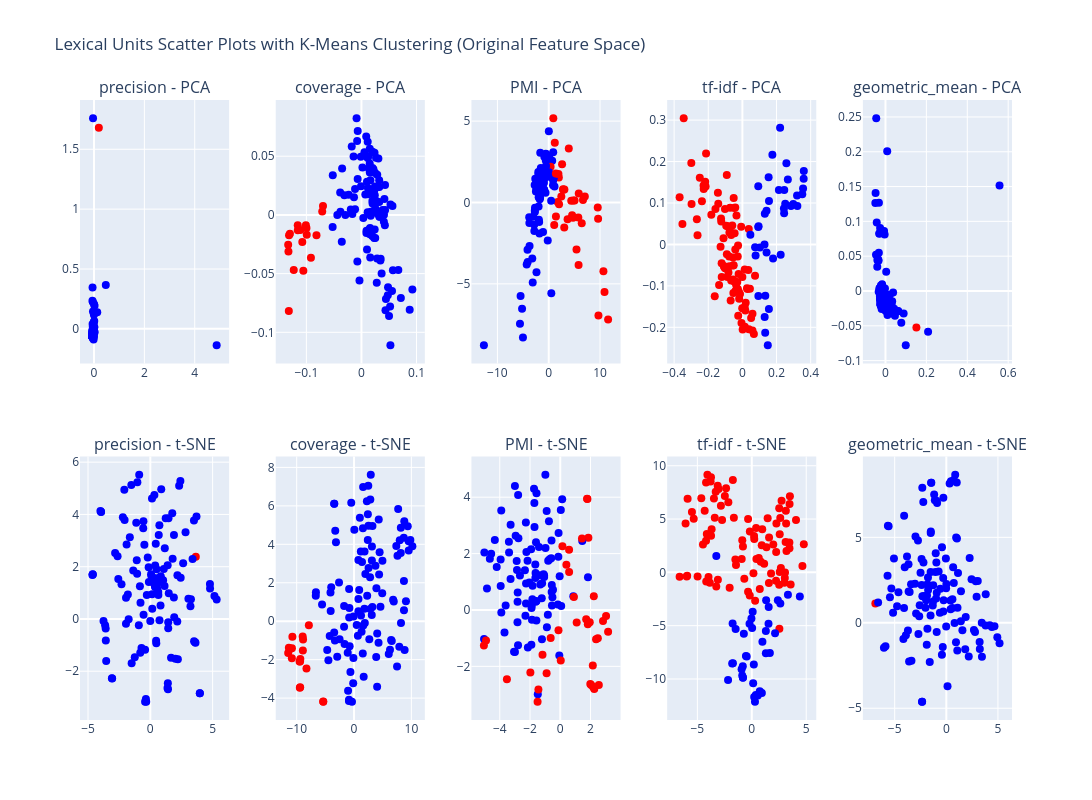

Notebook code cell kept with this figure:
### Code cell
import plotly.graph_objects as go
from plotly.subplots import make_subplots
from sklearn.cluster import KMeans
import pandas as pd

def lexunit_scatter_plot_with_kmeans(corpora, dim_reds, n_clusters=3):
    """
    Create a Plotly figure with subplots for PCA and t-SNE projections,
    with K-Means clustering applied to each corpus.
    """
    # Create a subplot layout with 2 rows (PCA, t-SNE) and 5 columns (matrix types)
    fig = make_subplots(
        rows=2, cols=5,
        subplot_titles=[f"{matrix_type} - PCA" for matrix_type in dim_reds.keys()] +
                       [f"{matrix_type} - t-SNE" for matrix_type in dim_reds.keys()],
        horizontal_spacing=0.05, vertical_spacing=0.15
    )

    # Iterate over the matrix types and dimension reduction methods
    for col, type_of_matrix in enumerate(dim_reds.keys(), start=1):
        # Get the corpus and feature matrix for the current matrix type
        corpus = corpora[type_of_matrix]
        X = corpus.feature_matrix

        # Apply K-Means clustering
        kmeans = KMeans(n_clusters=n_clusters, random_state=42)
        labels = kmeans.fit_predict(X)

        for row, dim_red in enumerate(['pca', 'tsne'], start=1):
            # Get the dimension reduction object
            dimension_reduction = dim_reds[type_of_matrix][dim_red]

            # Prepare the data
            data = pd.DataFrame(
                {
                    "Component 1": dimension_reduction.reduced_matrix[:, 0],
                    "Component 2": dimension_reduction.reduced_matrix[:, 1],
                    "Cluster": labels,  # Add cluster labels
                    "Lexical Unit": [
                        corpus.idx2lexunit(i)
                        for i in range(len(dimension_reduction.reduced_matrix))
                    ],
                }
            )

            # Add scatter plot to the subplot
            fig.add_trace(
                go.Scatter(
                    x=data["Component 1"],
                    y=data["Component 2"],
                    mode="markers",
                    marker=dict(size=8, color=data["Cluster"], colorscale='bluered'),
                    text=data["Lexical Unit"],  # Hover text
                    hovertemplate="Lexical Unit: %{text}<br>Component 1: %{x:.2f}<br>Component 2: %{y:.2f}<br>Cluster: %{marker.color}<extra></extra>",
                ),
                row=row, col=col
            )

    # Update layout
    fig.update_layout(
        height=800,  # Adjust height
        width=1200,  # Adjust width
        title_text="Lexical Units Scatter Plots with K-Means Clustering (Original Feature Space)",
        showlegend=False,  # Hide legend
    )

    # Show the plot
    fig.show()

lexunit_scatter_plot_with_kmeans(corpora, dim_reds, n_clusters=2)

### Figure 1 — Plotly figure (JSON) as saved in the notebook; plotly's stock layout.template omitted (floating-point values rounded to 4 significant figures; data arrays with more than 128 entries replaced by an {"elided": "..."} marker saying what was removed)
{"data": [{"hovertemplate": "Lexical Unit: %{text}<br>Component 1: %{x:.2f}<br>Component 2: %{y:.2f}<br>Cluster: %{marker.color}<extra></extra>", "marker": {"color": {"elided": "129 int values"}, "colorscale": [[0, "rgb(0,0,255)"], [1, "rgb(255,0,0)"]], "size": 8}, "mode": "markers", "text": {"elided": "129x2 str values"}, "type": "scatter", "x": {"elided": "129 float values"}, "xaxis": "x", "y": {"elided": "129 float values"}, "yaxis": "y"}, {"hovertemplate": "Lexical Unit: %{text}<br>Component 1: %{x:.2f}<br>Component 2: %{y:.2f}<br>Cluster: %{marker.color}<extra></extra>", "marker": {"color": {"elided": "129 int values"}, "colorscale": [[0, "rgb(0,0,255)"], [1, "rgb(255,0,0)"]], "size": 8}, "mode": "markers", "text": {"elided": "129x2 str values"}, "type": "scatter", "x": {"elided": "129 float values"}, "xaxis": "x6", "y": {"elided": "129 float values"}, "yaxis": "y6"}, {"hovertemplate": "Lexical Unit: %{text}<br>Component 1: %{x:.2f}<br>Component 2: %{y:.2f}<br>Cluster: %{marker.color}<extra></extra>", "marker": {"color": {"elided": "129 int values"}, "colorscale": [[0, "rgb(0,0,255)"], [1, "rgb(255,0,0)"]], "size": 8}, "mode": "markers", "text": {"elided": "129x2 str values"}, "type": "scatter", "x": {"elided": "129 float values"}, "xaxis": "x2", "y": {"elided": "129 float values"}, "yaxis": "y2"}, {"hovertemplate": "Lexical Unit: %{text}<br>Component 1: %{x:.2f}<br>Component 2: %{y:.2f}<br>Cluster: %{marker.color}<extra></extra>", "marker": {"color": {"elided": "129 int values"}, "colorscale": [[0, "rgb(0,0,255)"], [1, "rgb(255,0,0)"]], "size": 8}, "mode": "markers", "text": {"elided": "129x2 str values"}, "type": "scatter", "x": {"elided": "129 float values"}, "xaxis": "x7", "y": {"elided": "129 float values"}, "yaxis": "y7"}, {"hovertemplate": "Lexical Unit: %{text}<br>Component 1: %{x:.2f}<br>Component 2: %{y:.2f}<br>Cluster: %{marker.color}<extra></extra>", "marker": {"color": {"elided": "129 int values"}, "colorscale": [[0, "rgb(0,0,255)"], [1, "rgb(255,0,0)"]], "size": 8}, "mode": "markers", "text": {"elided": "129x2 str values"}, "type": "scatter", "x": {"elided": "129 float values"}, "xaxis": "x3", "y": {"elided": "129 float values"}, "yaxis": "y3"}, {"hovertemplate": "Lexical Unit: %{text}<br>Component 1: %{x:.2f}<br>Component 2: %{y:.2f}<br>Cluster: %{marker.color}<extra></extra>", "marker": {"color": {"elided": "129 int values"}, "colorscale": [[0, "rgb(0,0,255)"], [1, "rgb(255,0,0)"]], "size": 8}, "mode": "markers", "text": {"elided": "129x2 str values"}, "type": "scatter", "x": {"elided": "129 float values"}, "xaxis": "x8", "y": {"elided": "129 float values"}, "yaxis": "y8"}, {"hovertemplate": "Lexical Unit: %{text}<br>Component 1: %{x:.2f}<br>Component 2: %{y:.2f}<br>Cluster: %{marker.color}<extra></extra>", "marker": {"color": {"elided": "129 int values"}, "colorscale": [[0, "rgb(0,0,255)"], [1, "rgb(255,0,0)"]], "size": 8}, "mode": "markers", "text": {"elided": "129x2 str values"}, "type": "scatter", "x": {"elided": "129 float values"}, "xaxis": "x4", "y": {"elided": "129 float values"}, "yaxis": "y4"}, {"hovertemplate": "Lexical Unit: %{text}<br>Component 1: %{x:.2f}<br>Component 2: %{y:.2f}<br>Cluster: %{marker.color}<extra></extra>", "marker": {"color": {"elided": "129 int values"}, "colorscale": [[0, "rgb(0,0,255)"], [1, "rgb(255,0,0)"]], "size": 8}, "mode": "markers", "text": {"elided": "129x2 str values"}, "type": "scatter", "x": {"elided": "129 float values"}, "xaxis": "x9", "y": {"elided": "129 float values"}, "yaxis": "y9"}, {"hovertemplate": "Lexical Unit: %{text}<br>Component 1: %{x:.2f}<br>Component 2: %{y:.2f}<br>Cluster: %{marker.color}<extra></extra>", "marker": {"color": {"elided": "129 int values"}, "colorscale": [[0, "rgb(0,0,255)"], [1, "rgb(255,0,0)"]], "size": 8}, "mode": "markers", "text": {"elided": "129x2 str values"}, "type": "scatter", "x": {"elided": "129 float values"}, "xaxis": "x5", "y": {"elided": "129 float values"}, "yaxis": "y5"}, {"hovertemplate": "Lexical Unit: %{text}<br>Component 1: %{x:.2f}<br>Component 2: %{y:.2f}<br>Cluster: %{marker.color}<extra></extra>", "marker": {"color": {"elided": "129 int values"}, "colorscale": [[0, "rgb(0,0,255)"], [1, "rgb(255,0,0)"]], "size": 8}, "mode": "markers", "text": {"elided": "129x2 str values"}, "type": "scatter", "x": {"elided": "129 float values"}, "xaxis": "x10", "y": {"elided": "129 float values"}, "yaxis": "y10"}], "layout": {"annotations": [{"font": {"size": 16}, "showarrow": false, "text": "precision - PCA", "x": 0.08, "xanchor": "center", "xref": "paper", "y": 1, "yanchor": "bottom", "yref": "paper"}, {"font": {"size": 16}, "showarrow": false, "text": "coverage - PCA", "x": 0.29, "xanchor": "center", "xref": "paper", "y": 1, "yanchor": "bottom", "yref": "paper"}, {"font": {"size": 16}, "showarrow": false, "text": "PMI - PCA", "x": 0.5, "xanchor": "center", "xref": "paper", "y": 1, "yanchor": "bottom", "yref": "paper"}, {"font": {"size": 16}, "showarrow": false, "text": "tf-idf - PCA", "x": 0.71, "xanchor": "center", "xref": "paper", "y": 1, "yanchor": "bottom", "yref": "paper"}, {"font": {"size": 16}, "showarrow": false, "text": "geometric_mean - PCA", "x": 0.92, "xanchor": "center", "xref": "paper", "y": 1, "yanchor": "bottom", "yref": "paper"}, {"font": {"size": 16}, "showarrow": false, "text": "precision - t-SNE", "x": 0.08, "xanchor": "center", "xref": "paper", "y": 0.425, "yanchor": "bottom", "yref": "paper"}, {"font": {"size": 16}, "showarrow": false, "text": "coverage - t-SNE", "x": 0.29, "xanchor": "center", "xref": "paper", "y": 0.425, "yanchor": "bottom", "yref": "paper"}, {"font": {"size": 16}, "showarrow": false, "text": "PMI - t-SNE", "x": 0.5, "xanchor": "center", "xref": "paper", "y": 0.425, "yanchor": "bottom", "yref": "paper"}, {"font": {"size": 16}, "showarrow": false, "text": "tf-idf - t-SNE", "x": 0.71, "xanchor": "center", "xref": "paper", "y": 0.425, "yanchor": "bottom", "yref": "paper"}, {"font": {"size": 16}, "showarrow": false, "text": "geometric_mean - t-SNE", "x": 0.92, "xanchor": "center", "xref": "paper", "y": 0.425, "yanchor": "bottom", "yref": "paper"}], "height": 800, "showlegend": false, "title": {"text": "Lexical Units Scatter Plots with K-Means Clustering (Original Feature Space)"}, "width": 1200, "xaxis": {"anchor": "y", "domain": [0, 0.16]}, "xaxis10": {"anchor": "y10", "domain": [0.84, 1]}, "xaxis2": {"anchor": "y2", "domain": [0.21, 0.37]}, "xaxis3": {"anchor": "y3", "domain": [0.42, 0.58]}, "xaxis4": {"anchor": "y4", "domain": [0.63, 0.79]}, "xaxis5": {"anchor": "y5", "domain": [0.84, 1]}, "xaxis6": {"anchor": "y6", "domain": [0, 0.16]}, "xaxis7": {"anchor": "y7", "domain": [0.21, 0.37]}, "xaxis8": {"anchor": "y8", "domain": [0.42, 0.58]}, "xaxis9": {"anchor": "y9", "domain": [0.63, 0.79]}, "yaxis": {"anchor": "x", "domain": [0.575, 1]}, "yaxis10": {"anchor": "x10", "domain": [0, 0.425]}, "yaxis2": {"anchor": "x2", "domain": [0.575, 1]}, "yaxis3": {"anchor": "x3", "domain": [0.575, 1]}, "yaxis4": {"anchor": "x4", "domain": [0.575, 1]}, "yaxis5": {"anchor": "x5", "domain": [0.575, 1]}, "yaxis6": {"anchor": "x6", "domain": [0, 0.425]}, "yaxis7": {"anchor": "x7", "domain": [0, 0.425]}, "yaxis8": {"anchor": "x8", "domain": [0, 0.425]}, "yaxis9": {"anchor": "x9", "domain": [0, 0.425]}}}
